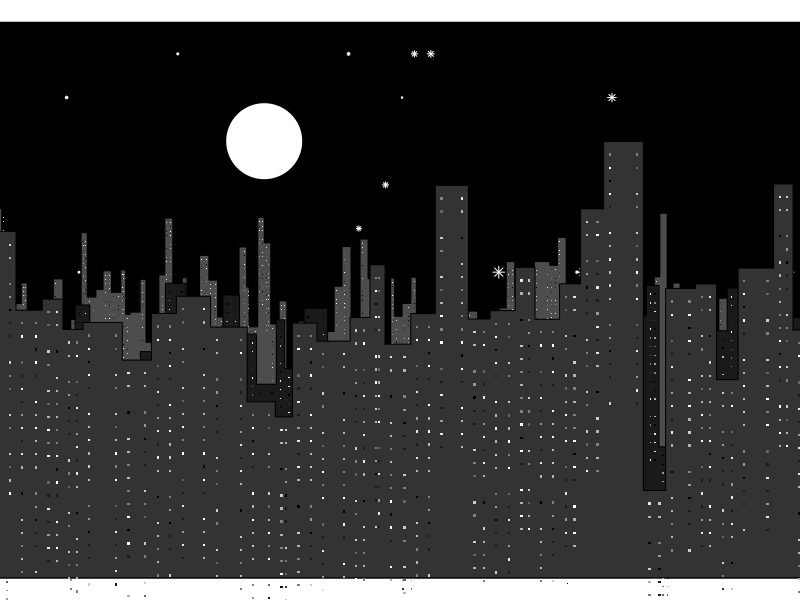
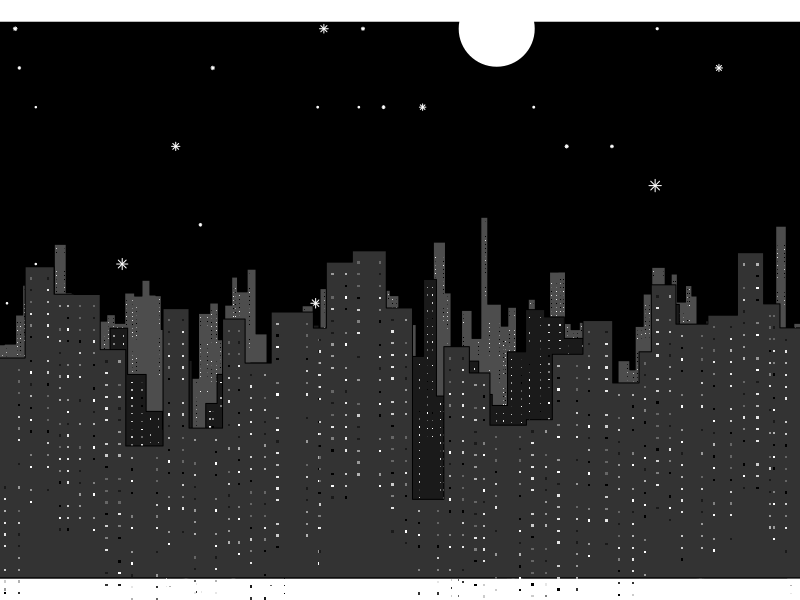
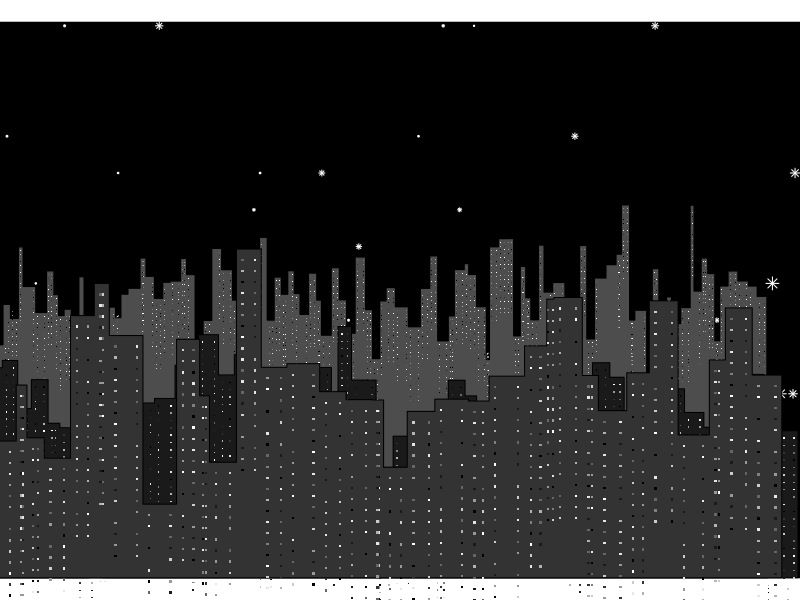
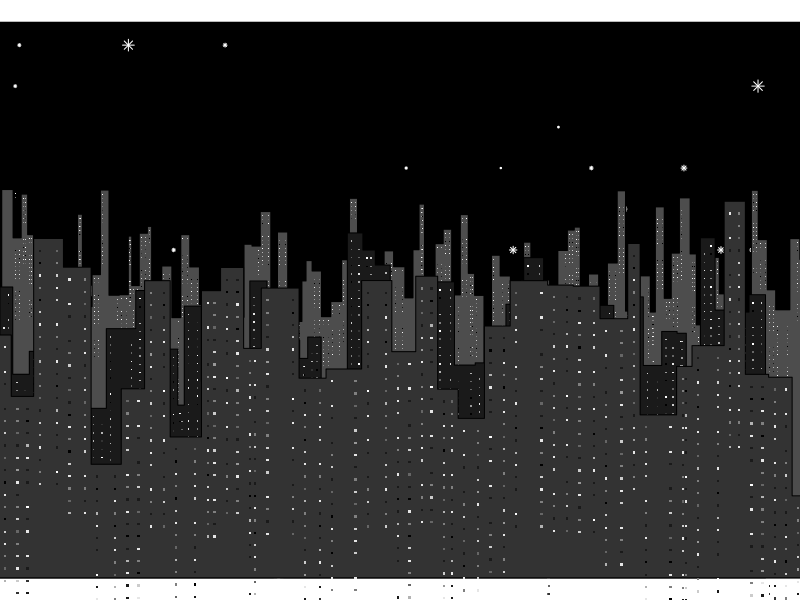
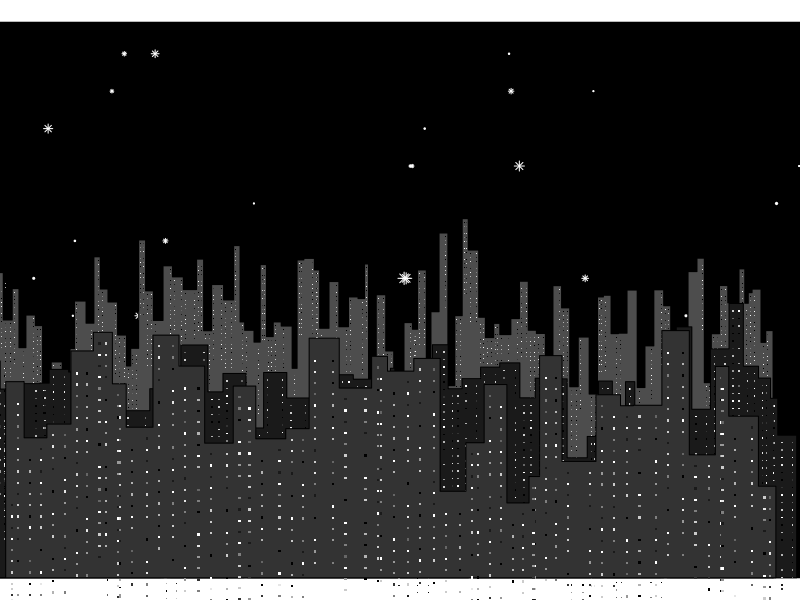
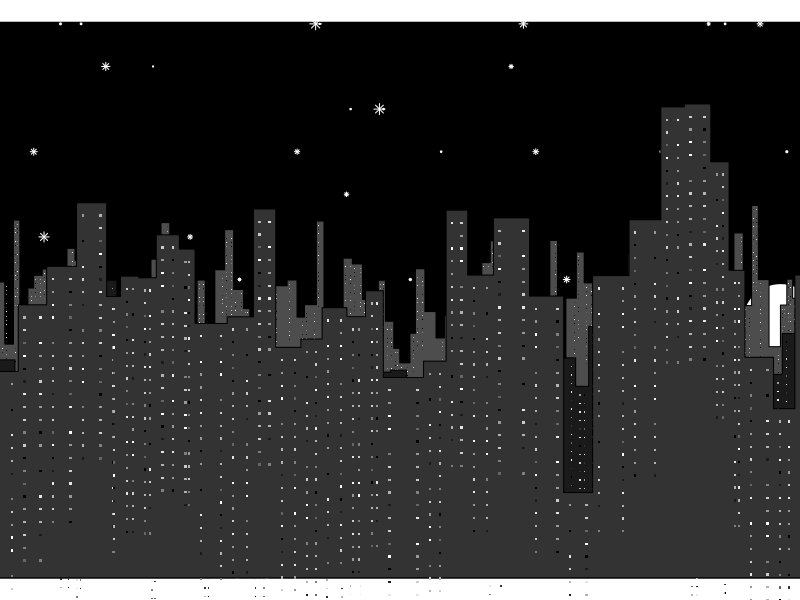
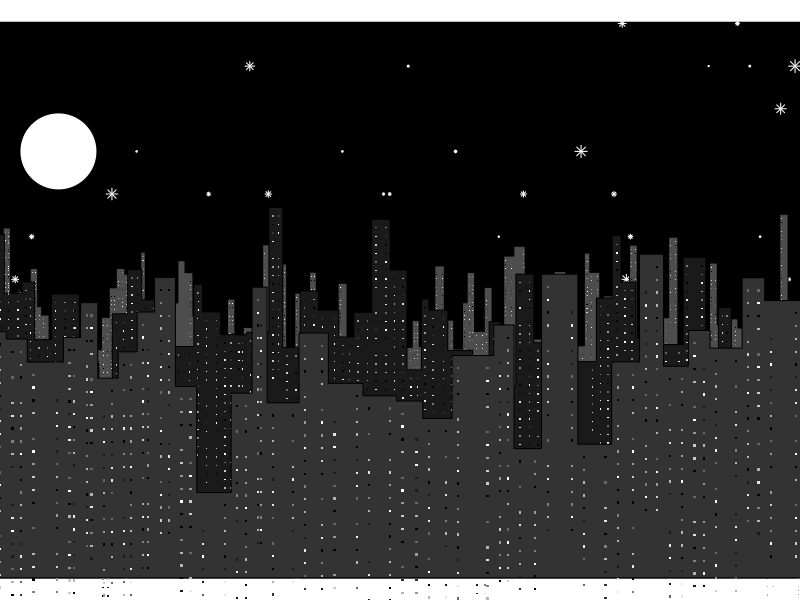
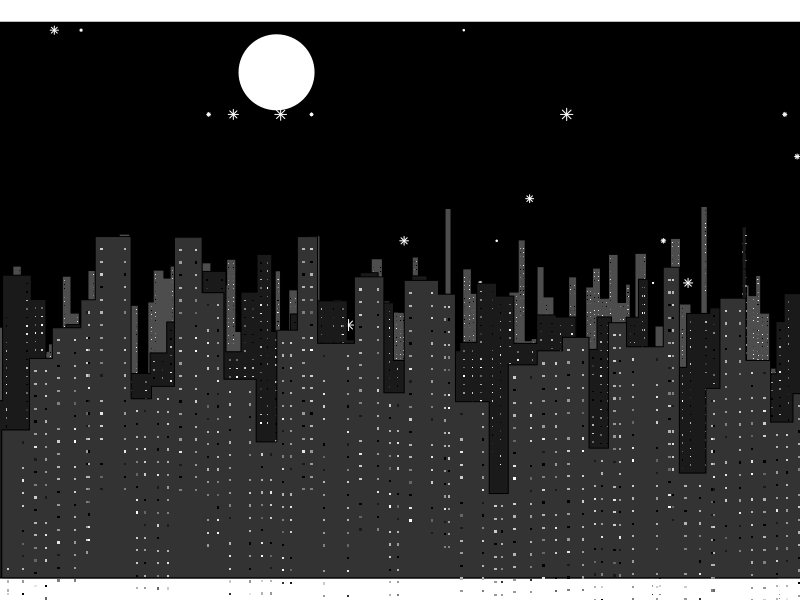

Reproduce these figures in R, in order.
# Número de luas para serem criadas
luas <- 10
for(k in 1:luas){
png(paste0("Lua_", k, ".png"), width = 1000, height = 1000)
par(mar=c(0,0,0,0)) # Borderless

# PRIMEIRA CAMADA DE PRÉDIOS

# Altura de partida
y = 0
# Ponto mais à esquerda
x = 0
# Resetar vetores
vy = 0
vx = 0
# Fator de ajuste (para distanciamento e altura dos prédios, diferente de camada para camada)
# A intenção é dar a sensação de proximidade das camadas mais baixas
fator <- 1

# Preenchimento aleatório dos dados de ALTURA e DISTÂNCIA dos prédios entre si
for(i in 1:(100/fator)){
  
  # Altura
  y = rnorm(n = 1, mean = 0, sd = 1*fator)
  
  # Distância
  x = x + rnorm(n = 1, mean = 4*fator, sd = 1*fator)
  
  vy[i] <- y
  vx[i] <- x
}

# A altura dos prédios é nivelada a partir do ponto mais baixo
# Auxilia na hora de colorir a área abaixo do gráfico, tendo essa linha basal de referência
vy <- c(min(vy)-(5-fator), vy, min(vy)-(5-fator))

# Declara o ponto mais baixo em uma variável
# Isso será usado posteriormente para nivelar as camadas,
# Para que todas coincidam em seus pontos mínimos
min.atual <- min(vy)

# Cria dois pontos a mais aleatórios no eixo x, para coincidir com os pontos criados no eixo y (acima)
vx <- c(vx[1] - rnorm(n = 1, mean = 4*fator, sd = 1*fator), vx, x + rnorm(n = 1, mean = 4*fator, sd = 1*fator))

# Cria o primeiro plot, estilo escada
plot(x = vx, y = vy, type="s", ylim=c(min.atual, (3*max(vy))), xlim=c(30,390), axes = F, xlab = "", ylab = "")

#Tela preta de fundo
polygon(x = c(0,0,450,450), y = c(min.atual, (3*max(vy)), (3*max(vy)), min.atual), col=c(rgb(0,0,0)))

# Estrelas
points(x = sample(1:450, 50, replace = T), y = sample(min.atual:(3*max(vy)), 50, replace = T), col="white", pch=8, cex = exp(seq(0.05,(0.05*50), by = 0.05))/10)

# Lua
points(x = sample(1:450, 1, replace = T), y = sample(min.atual:(3*max(vy)), 1, replace = T), col="white", pch=19, cex = 10)

# Cria estrutura para que o polígono possa preencher a escada (área abaixo da curva) adequadamente
vx2 <- rep(vx, each = 2)
vy2 <- rep(vy, each = 2)
polygon(x = vx2[-1], y = vy2[-length(vy2)], col=c(rgb(0.3,0.3,0.3)))

# Plota janelas
janx <- rep(vx2[-1], each = 20)
janx <- janx + rep(c(rep(-10, 20), rep(0, 20))/(10/fator), ceiling(length(vx2[-1])/2))[-((length(vx2)-19):length(vx2))]
janx <- janx + rep(c(rep(0, 20), rep(10, 20))/(10/fator), ceiling(length(vx2[-1])/2))[-((length(vx2)-19):length(vx2))]
jany <- rep(vy2[-length(vy2)], each = 20)
jany <- jany + rep(c(-1:-20)/(10/fator), length(vy2[-length(vy2)]))
points(x = janx, y = jany, col=sample(c(rgb(0,0,0), 
                                        rgb(0.1,0.1,0.1), 
                                        rgb(0.2,0.2,0.2), 
                                        rgb(0.4,0.4,0.4), 
                                        rgb(0.5,0.5,0.5), 
                                        rgb(0.6,0.6,0.6),
                                        rgb(0.7,0.7,0.7),
                                        rgb(0.8,0.8,0.8), 
                                        rgb(0.9,0.9,0.9), 
                                        rgb(1,1,1)),50, replace = T), pch=15, cex = fator/10)

# SEGUNDA CAMADA DE PRÉDIOS

x = 0
vy = 0
vx = 0
fator <- 2
for(i in 1:(100/fator)){
  y = rnorm(n = 1, mean = 0, sd = 1*fator/2)
  x = x + rnorm(n = 1, mean = 4*fator, sd = 1*fator)
  vy[i] <- y
  vx[i] <- x
}
vy <- c(min(vy)-(5-fator), vy, min(vy)-(5-fator))
vy <- vy - (min(vy) - min.atual)
vx <- c(vx[1] - rnorm(n = 1, mean = 4*fator, sd = 1*fator), vx, x + rnorm(n = 1, mean = 4*fator, sd = 1*fator))
vx2 <- rep(vx, each = 2)
vy2 <- rep(vy, each = 2)
polygon(x = vx2[-1], y = vy2[-length(vy2)], col=c(rgb(0.1,0.1,0.1)))

# Plota janelas
janx <- rep(vx2[-1], each = 20)
janx <- janx + rep(c(rep(-10, 20), rep(0, 20))/(10/fator), ceiling(length(vx2[-1])/2))[-((length(vx2)-19):length(vx2))]
janx <- janx + rep(c(rep(0, 20), rep(10, 20))/(10/fator), ceiling(length(vx2[-1])/2))[-((length(vx2)-19):length(vx2))]
jany <- rep(vy2[-length(vy2)], each = 20)
jany <- jany + rep(c(-1:-20)/(10/fator), length(vy2[-length(vy2)]))
points(x = janx, y = jany, col=sample(c(rgb(0,0,0), 
                                        rgb(0.1,0.1,0.1), 
                                        rgb(0.2,0.2,0.2), 
                                        rgb(0.4,0.4,0.4), 
                                        rgb(0.5,0.5,0.5), 
                                        rgb(0.6,0.6,0.6),
                                        rgb(0.7,0.7,0.7),
                                        rgb(0.8,0.8,0.8), 
                                        rgb(0.9,0.9,0.9), 
                                        rgb(1,1,1)),50, replace = T), pch=15, cex = fator/10)

# TERCEIRA CAMADA DE PRÉDIOS

x = 0
vy = 0
vx = 0
fator <- 3
for(i in 1:(100/fator)){
  y = rnorm(n = 1, mean = 0, sd = 1*fator/2)
  x = x + rnorm(n = 1, mean = 4*fator, sd = 1*fator)
  vy[i] <- y
  vx[i] <- x
}
vy <- c(min(vy)-(5-fator), vy, min(vy)-(5-fator))
vy <- vy - (min(vy) - min.atual)
vx <- c(vx[1] - rnorm(n = 1, mean = 4*fator, sd = 1*fator), vx, x + rnorm(n = 1, mean = 4*fator, sd = 1*fator))
vx2 <- rep(vx, each = 2)
vy2 <- rep(vy, each = 2)
polygon(x = vx2[-1], y = vy2[-length(vy2)], col=c(rgb(0.2,0.2,0.2, 1)))

# Plota janelas
janx <- rep(vx2[-1], each = 20)
janx <- janx + rep(c(rep(-10, 20), rep(0, 20))/(10/fator), ceiling(length(vx2[-1])/2))[-((length(vx2)-19):length(vx2))]
janx <- janx + rep(c(rep(0, 20), rep(10, 20))/(10/fator), ceiling(length(vx2[-1])/2))[-((length(vx2)-19):length(vx2))]
jany <- rep(vy2[-length(vy2)], each = 20)
jany <- jany + rep(c(-1:-20)/(10/fator), length(vy2[-length(vy2)]))
points(x = janx, y = jany, col=sample(c(rgb(0,0,0), 
                                        rgb(0.1,0.1,0.1), 
                                        rgb(0.2,0.2,0.2), 
                                        rgb(0.4,0.4,0.4), 
                                        rgb(0.5,0.5,0.5), 
                                        rgb(0.6,0.6,0.6),
                                        rgb(0.7,0.7,0.7),
                                        rgb(0.8,0.8,0.8), 
                                        rgb(0.9,0.9,0.9), 
                                        rgb(1,1,1)),50, replace = T), pch=15, cex = fator/10)

# Grava a imagem PNG
dev.off()
}
